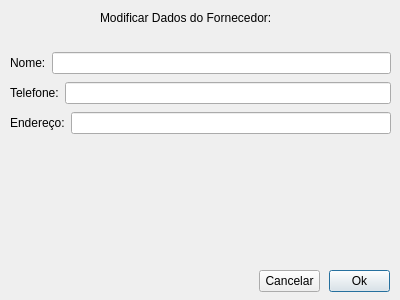
<?xml version="1.0" encoding="UTF-8"?>
<ui version="4.0">
 <class>modificarFornecedor</class>
 <widget class="QDialog" name="modificarFornecedor">
  <property name="geometry">
   <rect>
    <x>0</x>
    <y>0</y>
    <width>400</width>
    <height>300</height>
   </rect>
  </property>
  <property name="windowTitle">
   <string>Modificar Dados do Fornecedor</string>
  </property>
  <widget class="QLabel" name="labelModificarDados">
   <property name="geometry">
    <rect>
     <x>100</x>
     <y>10</y>
     <width>201</width>
     <height>16</height>
    </rect>
   </property>
   <property name="text">
    <string>Modificar Dados do Fornecedor:</string>
   </property>
  </widget>
  <widget class="QPushButton" name="pushButtonOkModificarDado">
   <property name="geometry">
    <rect>
     <x>329</x>
     <y>270</y>
     <width>61</width>
     <height>22</height>
    </rect>
   </property>
   <property name="text">
    <string>Ok</string>
   </property>
  </widget>
  <widget class="QPushButton" name="pushButtonCancelarModificarDados">
   <property name="geometry">
    <rect>
     <x>259</x>
     <y>270</y>
     <width>61</width>
     <height>22</height>
    </rect>
   </property>
   <property name="text">
    <string>Cancelar</string>
   </property>
  </widget>
  <widget class="QWidget" name="">
   <property name="geometry">
    <rect>
     <x>10</x>
     <y>50</y>
     <width>381</width>
     <height>86</height>
    </rect>
   </property>
   <layout class="QVBoxLayout" name="verticalLayoutModificarDadosFornecedores">
    <item>
     <layout class="QHBoxLayout" name="horizontalLayoutNome">
      <item>
       <widget class="QLabel" name="labelNome">
        <property name="text">
         <string>Nome:</string>
        </property>
       </widget>
      </item>
      <item>
       <widget class="QLineEdit" name="lineEditNome"/>
      </item>
     </layout>
    </item>
    <item>
     <layout class="QHBoxLayout" name="horizontalLayoutTelefone">
      <item>
       <widget class="QLabel" name="labelTelefone">
        <property name="text">
         <string>Telefone:</string>
        </property>
       </widget>
      </item>
      <item>
       <widget class="QLineEdit" name="lineEditTelefone"/>
      </item>
     </layout>
    </item>
    <item>
     <layout class="QHBoxLayout" name="horizontalLayoutEndereco">
      <item>
       <widget class="QLabel" name="labelEndereco">
        <property name="text">
         <string>Endereço:</string>
        </property>
       </widget>
      </item>
      <item>
       <widget class="QLineEdit" name="lineEditEndereco"/>
      </item>
     </layout>
    </item>
   </layout>
  </widget>
 </widget>
 <resources/>
 <connections/>
</ui>
